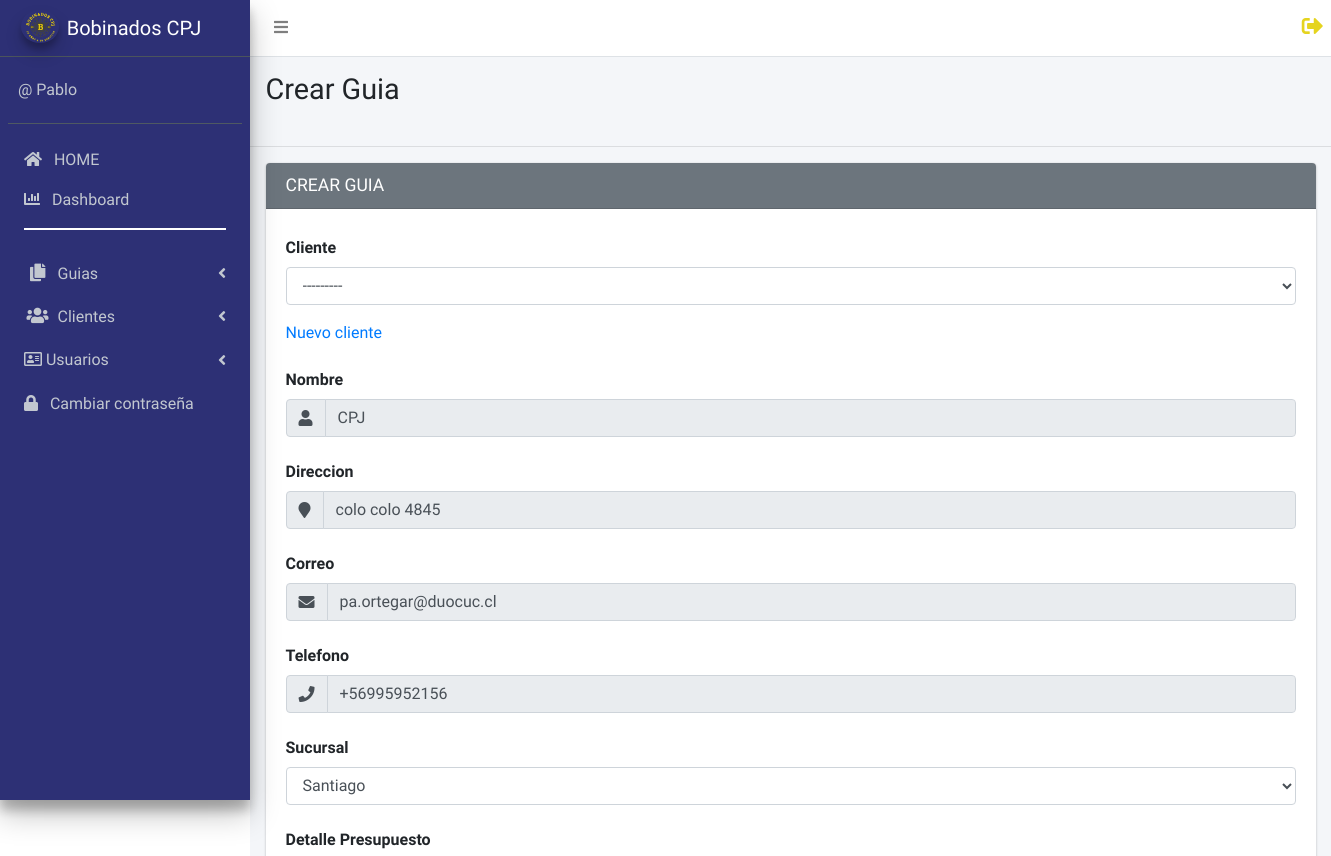
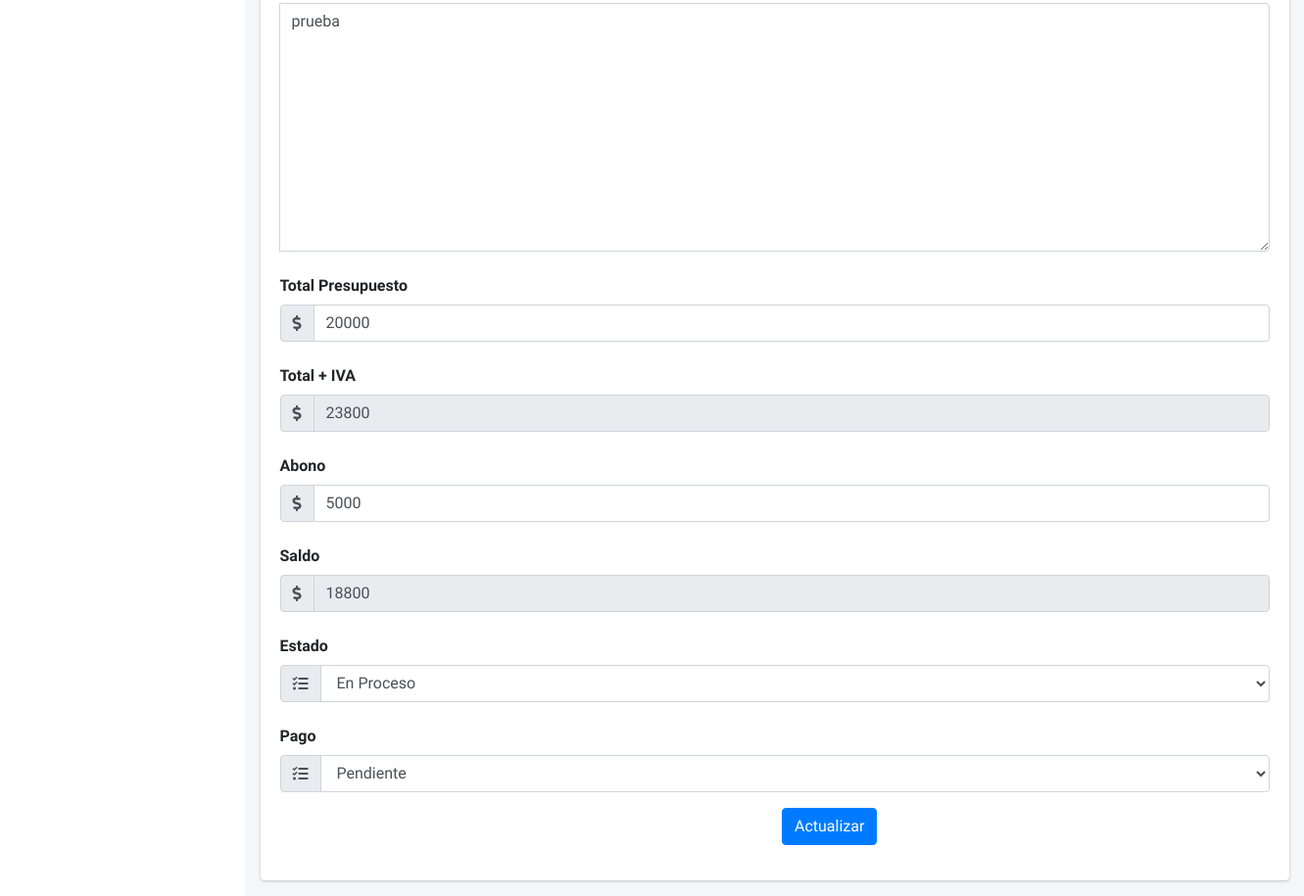
Screenshot of /actualizar/2/ (signed in) with the database file from the repository (2 pictures, top to bottom).
### app_cpj/models.py (models this page shows, shortened)
class Guias(models.Model):
    nombre = models.CharField(max_length=50)
    direccion = models.CharField(max_length=100, blank=True, null=True)
    correo = models.EmailField(blank=True, null=True)
    telefono = models.CharField(max_length=20)
    sucursal = models.ForeignKey(Sucursal, on_delete=models.PROTECT)
    presupuesto = models.TextField(max_length=100)
    valor_presupuesto = models.IntegerField()
    abono = models.IntegerField()
    saldo = models.IntegerField()
    total = models.IntegerField()
    f_registro = models.DateTimeField(auto_now_add=True, null=True)
    archivo_pdf = models.ForeignKey(ArchivoPDF, on_delete=models.SET_NULL, blank=True, null=True)
    estado_pago =models.CharField(max_length=20, default="Pendiente",choices=[("Pendiente","Pendiente" ),("Completado", "Completado")],)
    estado = models.CharField(
        max_length=20, default="En Proceso",
        choices=[("En Proceso","En Proceso" ), ("Listo", "Listo"), ("Completado", "Completado")],
    )

### app_cpj/views.py (the view, shortened to what this page needs)
# urls.py: path('actualizar/<id>/', views.actualizar, name= "actualizar"),
@login_required
def actualizar(request, id):
    guia = get_object_or_404(Guias, id=id)
    data = {
         'form' : GuiaForm(instance = guia)
    }
    return render (request, "crud_guias/actualizar.html", data)

### app_cpj/models.py (called while the page is built)
    def __str__(self):
        return self.nombre

    def __str__(self):
        return self.nombre

### app_cpj/templates/crud_guias/actualizar.html (shortened to what this page needs)
{% extends "base.html" %} {% load static %} {% block body %}
<div class="content-header">
  <div class="container-fluid">
    <div class="row mb-2">
      <div class="col-sm-8">
        <h1>Crear Guia</h1>
      </div>
    </div>
  </div>
</div>
<hr />
<section class="content">
  <div class="container-fluid">
    <div class="row">
      <div class="container">
        <div class="card card-secondary">
          <div class="card-header">
            <h3 class="card-title">CREAR GUIA</h3>
          </div>
          <div class="card-body">
            <form id="miFormulario" action="" method="POST">
              <div class="form-group row">
                <label for="id_cliente" class="col-8 col-form-label">Cliente</label>
                <div class="col-12">
                  {{ form.cliente }}
                </div>
              </div>
                <a href="{% url 'registrar_cliente' %}" >
                  <p>Nuevo cliente</p>
                </a>
              <div class="form-group row">
                <label for="text" class="col-8 col-form-label">Nombre</label>
                <div class="col-12">
                  <div class="input-group">
                    <div class="input-group-prepend">
                      <div class="input-group-text">
                        <i class="fa fa-user"></i>
                      </div>
                    </div>
                    {{form.nombre}}
                  </div>
                </div>
              </div>
              <div class="form-group row">
                <label class="col-8 col-form-label" for="direccion">Direccion</label>
                <div class="col-12">
                  <div class="input-group">
                    <div class="input-group-prepend">
                      <div class="input-group-text">
                        <i class="fa fa-map-marker"></i>
                      </div>
                    </div>
                    {{form.direccion}}
                  </div>
                </div>
              </div>
              <div class="form-group row">
                <label for="correo" class="col-8 col-form-label">Correo</label>
                <div class="col-12">
                  <div class="input-group">
                    <div class="input-group-prepend">
                      <div class="input-group-text">
                        <i class="fa fa-envelope"></i>
                      </div>
                    </div>
                    {{form.correo}}
                  </div>
                </div>
              </div>
              <div class="form-group row">
                <label for="telefono" class="col-8 col-form-label">Telefono</label>
                <div class="col-12">
                  <div class="input-group">
                    <div class="input-group-prepend">
                      <div class="input-group-text">
                        <i class="fa fa-phone"></i>
                      </div>
                    </div>
                    {{form.telefono}}
                  </div>
                </div>
              </div>
              <div class="form-group row">
                <label class="col-8 col-form-label" for="sucursal">Sucursal</label>
                <div class="col-12">{{form.sucursal}}</div>
              </div>
              <div class="form-group row" id="presupuesto-container">
                <label for="presupuesto" class="col-8 col-form-label">Detalle Presupuesto</label>
                <div class="col-12">
                  <div class="input-group">
                    {{form.presupuesto}}
                  </div>
                </div>
              </div>
              <div class="form-group row" id="presupuesto-container">
                <label for="presupuesto" class="col-8 col-form-label">Total Presupuesto</label>
                <div class="col-12">
                  <div class="input-group">
                    <div class="input-group-prepend">
                      <div class="input-group-text">
                        <i class="fas fa-dollar-sign"></i>
                      </div>
                    </div>
                    {{form.valor_presupuesto}}
                  </div>
                </div>
              </div>
              <div class="form-group row">
                <label for="total" class="col-8 col-form-label">Total + IVA</label>
                <div class="col-12">
                  <div class="input-group">
                    <div class="input-group-prepend">
                      <div class="input-group-text">
                        <i class="fas fa-dollar-sign"></i>
                      </div>
                    </div>
                    {{form.total}}
                  </div>
                </div>
              </div>
              <div class="form-group row">
                <label for="abono" class="col-8 col-form-label">Abono</label>
                <div class="col-12">
                  <div class="input-group">
                    <div class="input-group-prepend">
                      <div class="input-group-text">
                        <i class="fas fa-dollar-sign"></i>
                      </div>
                    </div>
                    {{form.abono}}
                  </div>
                </div>
              </div>
              <div class="form-group row">
                <label for="saldo" class="col-8 col-form-label">Saldo</label>
                <div class="col-12">
                  <div class="input-group">
                    <div class="input-group-prepend">
                      <div class="input-group-text">
                        <i class="fas fa-dollar-sign"></i>
                      </div>
                    </div>
                    {{form.saldo}}
                  </div>
                </div>
              </div>
              <div class="form-group row">
                <label for="saldo" class="col-8 col-form-label">Estado</label>
                <div class="col-12">
                  <div class="input-group">
                    <div class="input-group-prepend">
                      <div class="input-group-text">
                        <i class="fa fa-tasks"></i>
                      </div>
                    </div>
                    {{form.estado}}
                  </div>
                </div>
              </div>
              <div class="form-group row">
                <label for="saldo" class="col-8 col-form-label">Pago</label>
                <div class="col-12">
                  <div class="input-group">
                    <div class="input-group-prepend">
                      <div class="input-group-text">
                        <i class="fa fa-tasks"></i>
                      </div>
                    </div>
                    {{form.estado_pago}}
                  </div>
                </div>
              </div>
              <div class="form-group row">
                <div class="offset-6 col-8">
                  <button type="submit" id="btnEnviar" class="btn btn-primary">Actualizar</button>
                </div>
              </div>
            </form>
          </div>
        </div>
      </div>
    </div>
  </div>
  </div>
  </div>
{% endblock %}

### app_cpj/templates/base.html (shortened to what this page needs)
{% load static %}
<!DOCTYPE html>
<html lang="es">
<head>
  <link rel="stylesheet" href="{% static 'plugins/fontawesome-free/css/all.min.css' %}">
  <link rel="stylesheet" href="https://code.ionicframework.com/ionicons/2.0.1/css/ionicons.min.css">
  <link rel="stylesheet" href="{% static 'plugins/tempusdominus-bootstrap-4/css/tempusdominus-bootstrap-4.min.css' %}">
  <link rel="stylesheet" href="{% static 'dist/css/base.min.css' %}">
</head>
<body class="hold-transition sidebar-mini layout-fixed">
  <div class="wrapper">
    <nav class="main-header navbar navbar-expand navbar-white navbar-light">
      <ul class="navbar-nav">
        <li class="nav-item">
          <a class="nav-link" data-widget="pushmenu" href="#" role="button"><i class="fas fa-bars"></i></a>
        </li>
      </ul>
      <ul class="navbar-nav ml-auto">
        {% if user.is_authenticated %}
        <li><a href="{% url 'logout' %}"><i class="fas fa-sign-out-alt fa-lg" style="color: #e5d41f;"></i></a></li>
        {% endif %}
      </ul>
    </nav>
    <aside class="main-sidebar sidebar-dark-primary elevation-4">
      <a href="/" class="brand-link">
        <img src="{% static 'dist/img/Logo.png' %}" alt="AdminLTE Logo" class="brand-image img-circle elevation-3"
          style="opacity: .9">
        <span class="brand-text font-weight-light">Bobinados CPJ</span>
      </a>
      <div class="sidebar">
        <div class="user-panel mt-3 pb-3 mb-3 d-flex">
          <div class="info">
            <a href="#" class="d-block">@ {{ user.username | capfirst}}</a>
          </div>
        </div>
        <nav class="mt-2">
          <ul class="nav nav-pills nav-sidebar flex-column" data-widget="treeview" role="menu" data-accordion="false">
            <a href="{% url 'home' %}" class="nav-link">
              <i class="fas fa-home"></i>
              <p>
                &nbsp; HOME
              </p>
            </a>
            <a href="{% url 'index' %}" class="nav-link">
              <i class="fas fa-chart-bar"></i>
              <p>
                &nbsp; Dashboard
                <hr style="background-color: white; height: 2px; border: none;">
              </p>
            </a>
            <li class="nav-item">
              <a href="#" class="nav-link">
                <i class="nav-icon fas fa-copy"></i>
                <p>
                  Guias
                  <i class="fas fa-angle-left right"></i>
                </p>
              </a>
            </li>
            <li class="nav-item">
              <a href="#" class="nav-link">
                <i class="nav-icon fa fa-users"></i>
                <p>
                  Clientes
                  <i class="fas fa-angle-left right"></i>
                </p>
              </a>
            </li>
            {% if perms.app_cpj.add_user %}
            <li class="nav-item">
              <a href="#" class="nav-link">
                <i class="far fa-address-card"></i>
                <p>
                  Usuarios
                  <i class="right fas fa-angle-left"></i>
                </p>
              </a>
            </li>
            {% endif %}
            <a href="{% url 'cambiar_contraseña' %}" class="nav-link">
              <i class="fas fa-lock"></i>
              <p>
                &nbsp; Cambiar contraseña
              </p>
            </a>
      </div>
    </aside>
    <div class="content-wrapper">
      {% block body %}
      {% endblock %}
</body>
</html>

### rows the page displays
Guias: nombre "CPJ", direccion "colo colo 4845", correo "pa.ortegar@duocuc.cl", telefono "+56995952156", sucursal "Santiago", presupuesto "prueba", valor_presupuesto "20000", total "23800", abono "5000", saldo "18800", estado "En Proceso", estado_pago "Pendiente"

### other values shown
{{ user.username | capfirst }} "Pablo"
